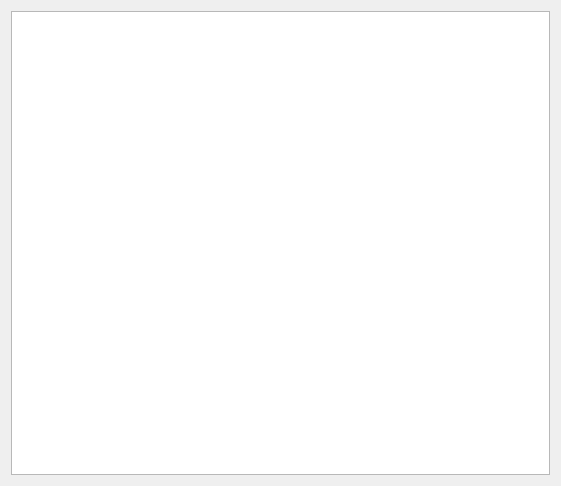
<?xml version="1.0" encoding="UTF-8"?>
<ui version="4.0">
 <class>FileListWidget</class>
 <widget class="QWidget" name="FileListWidget">
  <property name="geometry">
   <rect>
    <x>0</x>
    <y>0</y>
    <width>561</width>
    <height>486</height>
   </rect>
  </property>
  <property name="windowTitle">
   <string>Form</string>
  </property>
  <layout class="QVBoxLayout" name="verticalLayout">
   <item>
    <widget class="QTableWidget" name="tableWidget"/>
   </item>
  </layout>
 </widget>
 <resources/>
 <connections/>
</ui>
